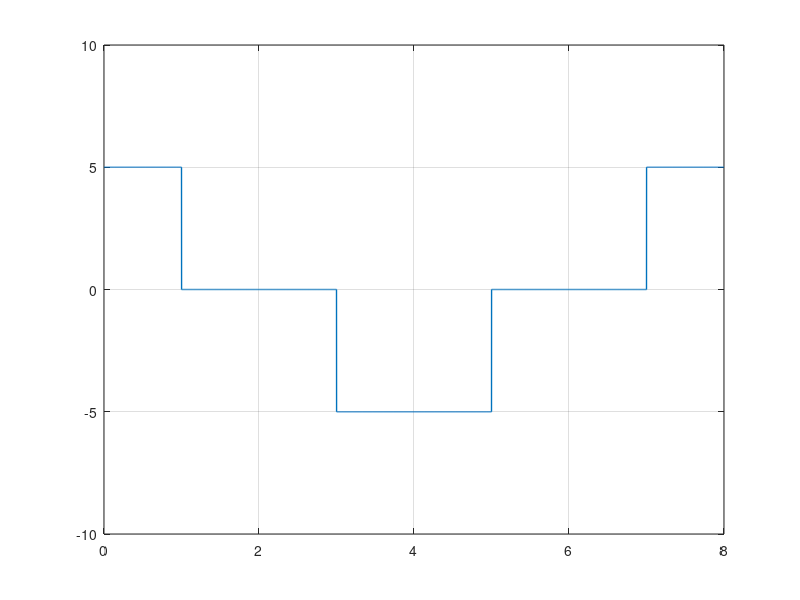

Recreate this plot in MATLAB.

%bits = [1 0 1 1 0 0 1];
%bits = [1 1 1 1 1 1 1 1];

%bits = [0 0 0 0 1 1 0 0 ];
bits = [0 1 0 1 0 1 0 1];

% Modulation

bitrate = 1; %Number of bits per second
voltage = 5;

samplingRate = 1000;
samplingTime = 1/samplingRate;

endTime = length(bits)/bitrate;
time = 0:samplingTime:endTime;

index = 1;
sign = 1;
last = 1;
if bits(1) == 1
    sign = 0;
end
modulation = zeros(1,length(bits));

for i = 1:length(time)
    modulation(i) = sign*voltage;
    if time(i)*bitrate >= index
        if sign ~= 0
            last = sign;
        end
        index = index+1;
        if index <= length(bits) && bits(index) == 1
            if sign == 0
                sign = -last;
            else
                sign = 0;
            end
        end
    end
end

plot(time, modulation, "LineWidth", 1);
axis([0 endTime -voltage-5 voltage+5]);
grid on;

%Demodulation

index = 1;
last = voltage;
demodultaion = zeros(1,length(bits));
for i = 1:length(modulation)
    if modulation(i) == last
        demodultaion(index) = 0;
    else
        demodultaion(index) = 1;
    end
    if time(i)*bitrate >= index
        index = index+1;
        last = modulation(i);
    end
end

disp(demodultaion);
